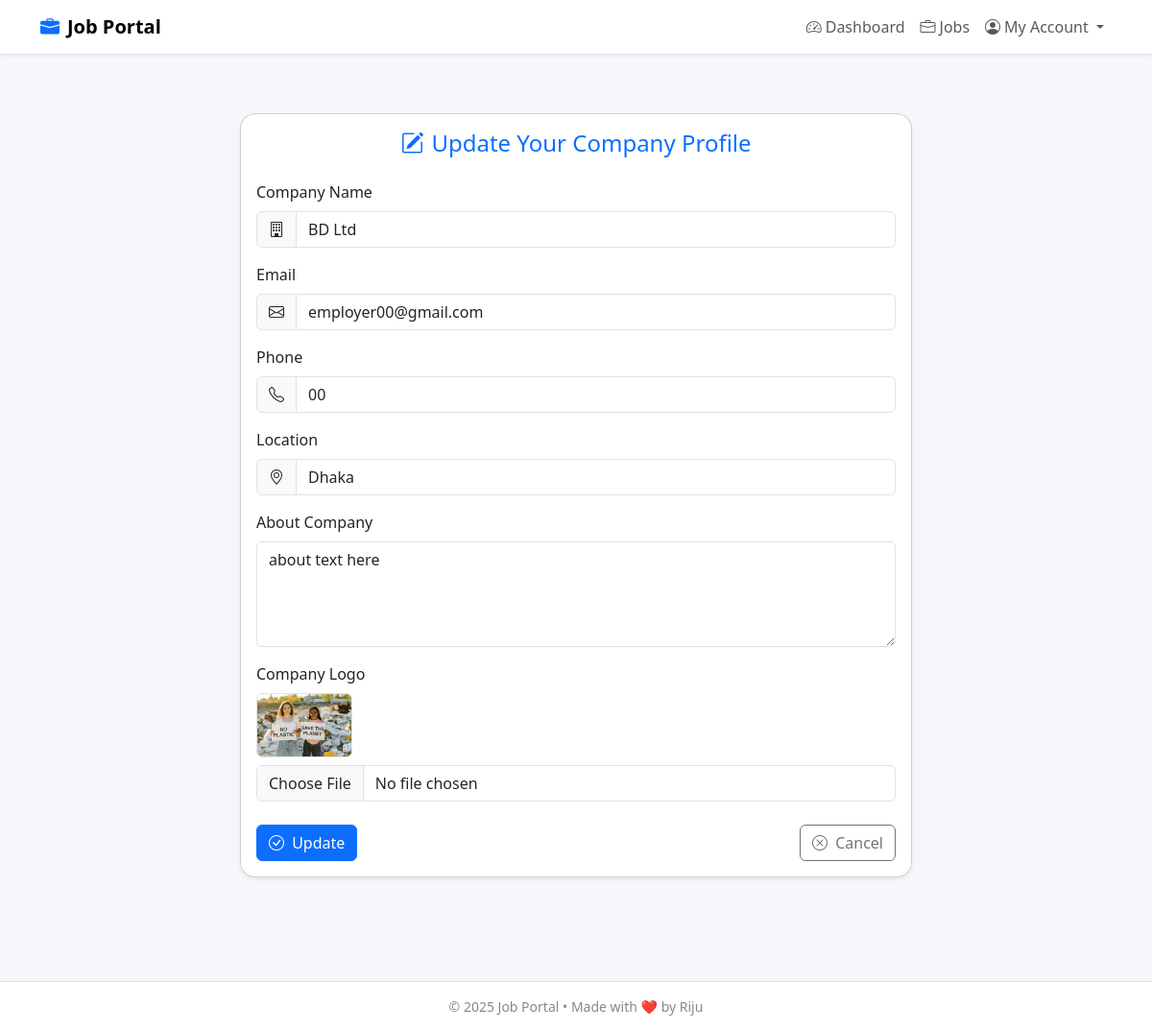
The app's page /profileUpdatePage/21/ (signed in) with its own data.
### users_auth_app/models.py (models this page shows, shortened)
class CustomUserModel(AbstractUser):
    phone = models.CharField(max_length=15, null=True)
    user_types = models.CharField(choices=[
        ('Admin', 'Admin'),
        ('Employer', 'Employer'),
        ('Candidate', 'Candidate'),
    ],max_length=10,null=True)

### employer_app/models.py (models this page shows, shortened)
class EmployerProfileModel(models.Model):
    employer_user = models.OneToOneField(CustomUserModel , on_delete=models.CASCADE,null=True, related_name='employer_profile')
    company_name = models.CharField(max_length=255)
    email = models.EmailField()
    phone = models.CharField(max_length=20)
    about_company = models.TextField(blank=True, null=True)
    company_logo = models.ImageField(upload_to='Media/company_logos/', null=True)
    location = models.CharField(max_length=255, blank=True, null=True)

### users_auth_app/views.py (the view, shortened to what this page needs)
# urls.py: path('profileUpdatePage/<int:id>/',profileUpdatePage, name='profileUpdatePage'),
def profileUpdatePage(request, id):
    em_profile_data = None
    ca_profile_data = None
    if request.user.user_types == 'Employer':
        em_profile_data = EmployerProfileModel.objects.get(employer_user=request.user)
    elif request.user.user_types == 'Candidate':
        ca_profile_data = CandidateProfileModel.objects.get(candidate_user=id)
    return render(request, 'updateProfile.html', {
        'em_profile_data': em_profile_data,
        'ca_profile_data': ca_profile_data,
    })

### users_auth_app/templates/updateProfile.html (shortened to what this page needs)
{% extends 'master/master.html' %}
{% block body %}
<div class="container d-flex justify-content-center">
  <div class="card shadow-sm w-100" style="max-width: 700px;">
    <div class="card-body">
      <h4 class="card-title text-center text-primary mb-4">
        <i class="bi bi-pencil-square me-2"></i>Update Your Company Profile
      </h4>
      <form method="POST" enctype="multipart/form-data" novalidate>
        <div class="mb-3">
          <label for="company_name" class="form-label">Company Name</label>
          <div class="input-group">
            <span class="input-group-text"><i class="bi bi-building"></i></span>
            <input
              type="text"
              class="form-control"
              id="company_name"
              name="company_name"
              value="{{ user.employer_profile.company_name }}"
              required
            />
          </div>
        </div>
        <div class="mb-3">
          <label for="email" class="form-label">Email</label>
          <div class="input-group">
            <span class="input-group-text"><i class="bi bi-envelope"></i></span>
            <input
              type="email"
              class="form-control"
              id="email"
              name="email"
              value="{{ user.employer_profile.email }}"
              required
            />
          </div>
        </div>
        <div class="mb-3">
          <label for="phone" class="form-label">Phone</label>
          <div class="input-group">
            <span class="input-group-text"><i class="bi bi-telephone"></i></span>
            <input
              type="text"
              class="form-control"
              id="phone"
              name="phone"
              value="{{ user.phone }}"
              required
            />
          </div>
        </div>
        <div class="mb-3">
          <label for="location" class="form-label">Location</label>
          <div class="input-group">
            <span class="input-group-text"><i class="bi bi-geo-alt"></i></span>
            <input
              type="text"
              class="form-control"
              id="location"
              name="location"
              value="{{ user.employer_profile.location }}"
              required
            />
          </div>
        </div>
        <div class="mb-3">
          <label for="about" class="form-label">About Company</label>
          <textarea
            class="form-control"
            id="about"
            name="about"
            rows="4"
            required
          >{{ user.employer_profile.about_company }}</textarea>
        </div>
        <div class="mb-4">
          <label for="logo" class="form-label">Company Logo</label>
          {% if user.employer_profile.company_logo %}
            <div class="mb-2">
              <img src="{{ user.employer_profile.company_logo.url }}" alt="Current Logo" width="100" class="rounded border">
            </div>
          {% endif %}
          <input type="file" class="form-control" id="logo" name="logo" />
        </div>
        <div class="d-flex justify-content-between">
          <button type="submit" class="btn btn-primary">
            <i class="bi bi-check-circle me-1"></i> Update
          </button>
          <a href="{% url 'profilePage'  %}" class="btn btn-outline-secondary">
            <i class="bi bi-x-circle me-1"></i> Cancel
          </a>
        </div>
      </form>
    </div>
  </div>
</div>
{% endblock %}

### users_auth_app/templates/master/master.html (style rules this page uses)
body { background-color: #f5f7fa; padding-top: 70px; font-family: 'Segoe UI', sans-serif; }
.card { border-radius: 1rem; box-shadow: 0 4px 16px rgba(0, 0, 0, 0.05); }

### records on screen
CustomUserModel: company_name "BD Ltd", email "employer00@gmail.com", phone "00", location "Dhaka", about "about text here", employer_profile.company_logo (picture)

### other values on screen
{{ year|default:"2025" }} "2025"
